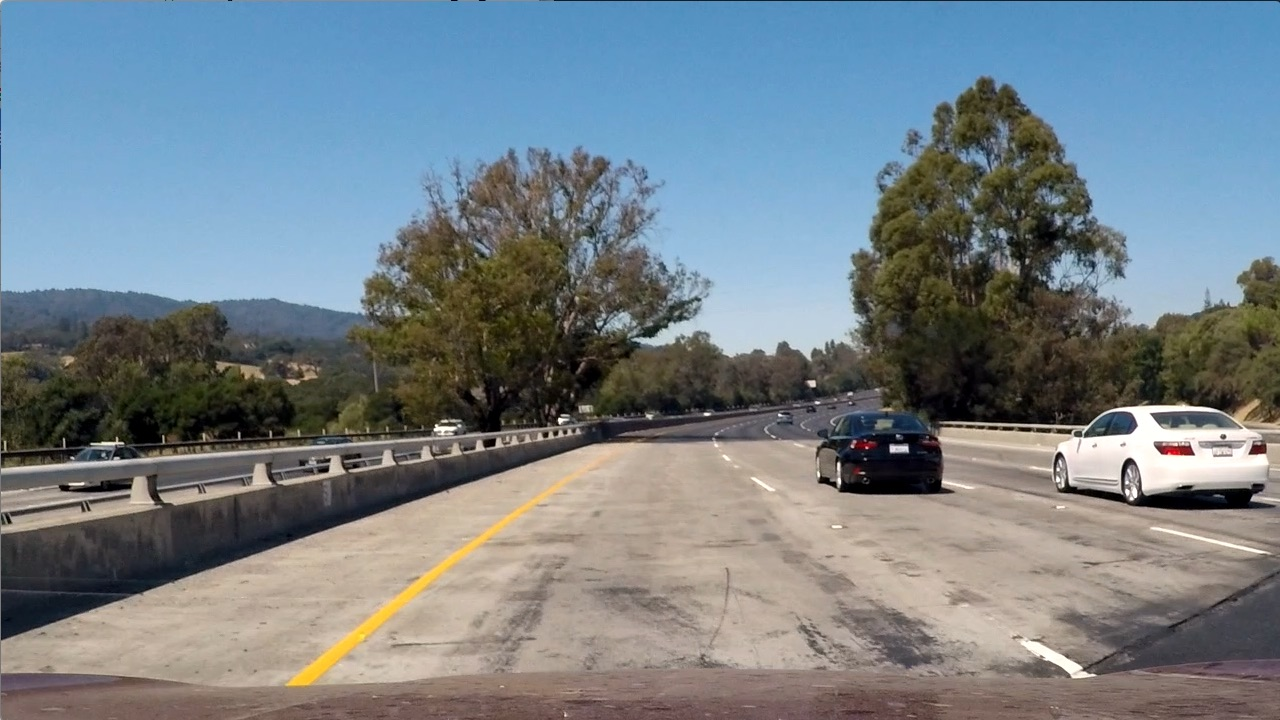
#> input picture test_images/test1.jpg, 1280 x 720 px; the run also reads 1 picture not shown here
$ jupyter execute --allow-errors pipeline.ipynb   (shell and % lines are left out)   (older library calls are emulated)
#> lines starting #> are read from the running program, lines starting #| are printed output that depends on the picture; after the words box and inside, x2 and y2 are one past the last pixel; in counts of white or black regions, pixels touching at a corner belong together
#> (a cell that did not finish here is left out)

[cell 2]
import numpy as np
import cv2
import matplotlib.pyplot as plt
import matplotlib.image as mpimg
import glob

import pickle as pickle
img = mpimg.imread('test_images/test1.jpg')
#> img is the input picture: shape (720, 1280, 3); mean R, G, B 117.5, 128.7, 135.5
dist_pickle = pickle.load( open( "wide_dist_pickle.p", "rb" ) )
#> (reads wide_dist_pickle.p from the repository)
mtx = dist_pickle["mtx"]
dist = dist_pickle["dist"]

# undistort the image using the parameters
undistorted = cv2.undistort(img,mtx,dist)
f, (ax1, ax2) = plt.subplots(1, 2, figsize=(24, 9))
f.tight_layout()
ax1.imshow(img)
ax1.set_title('Original', fontsize=25)
ax2.imshow(undistorted)
ax2.set_title('Undistorted', fontsize=25)
plt.subplots_adjust(left=0., right=1, top=0.9, bottom=0.)
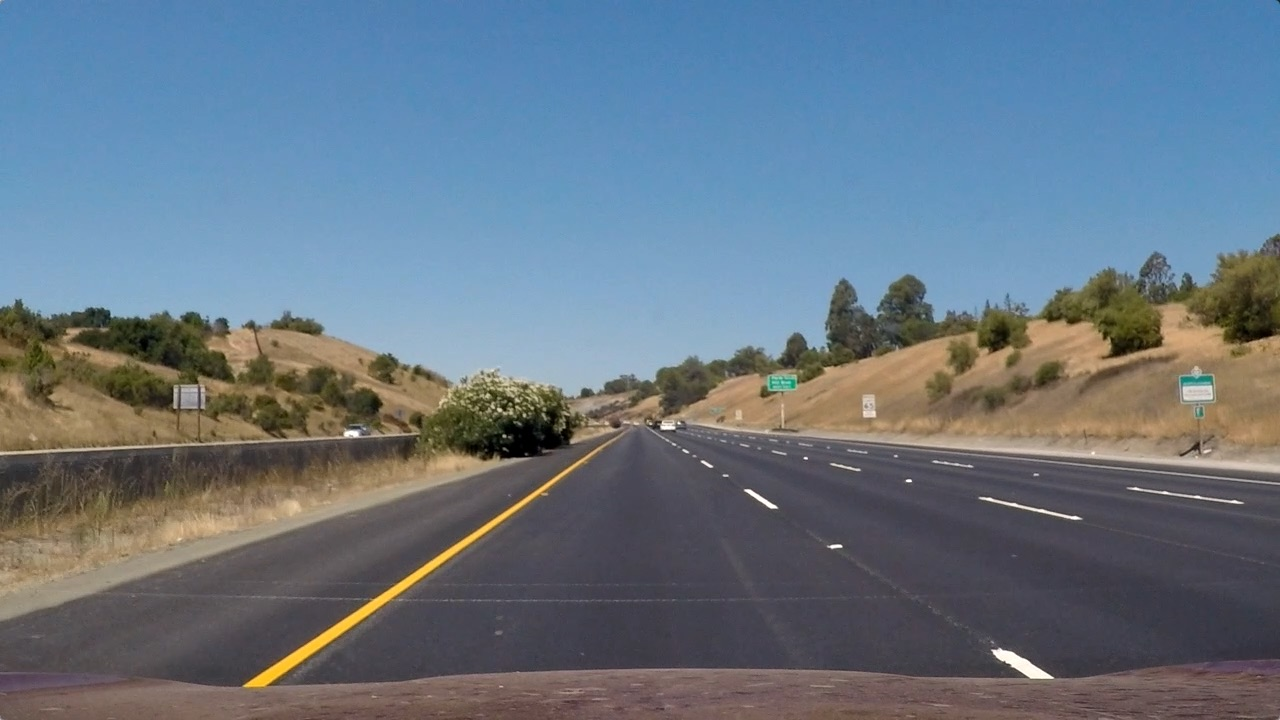
#> input picture test_images/straight_lines1.jpg, 1280 x 720 px
#> further down, img is the input picture: shape (720, 1280, 3); mean R, G, B 103.2, 117.7, 131.2

[cell 3]
'''
This function will help us apply the thresholds to the image at input
and return a thresholded image at output.

'''

def get_thresholded_image(img):
    img = cv2.undistort(img,mtx,dist)
    gray = cv2.cvtColor(img, cv2.COLOR_RGB2GRAY)
    height, width = gray.shape
    sx_binary = abs_sobel_thresh(gray, 'x', 10, 200)
#> in abs_sobel_thresh, `max_value = np.max(abs_sobel)`: max_value = 668
#> sx_binary: shape (720, 1280); values 0 (black) and 1 (white), 8.5% white; 3438 white regions (3005 under 20 px), largest, box (x1, y1, x2, y2) and area: (213, 345, 749, 707) 16418, (1125, 243, 1236, 307) 2148, (824, 272, 916, 363) 1855
    dir_binary = dir_threshold(gray, thresh=(np.pi/6, np.pi/2))
#> dir_binary: shape (720, 1280) float64; values 0 (black) and 1 (white), 67.4% white; black in thin lines or dots
    combined_condition = ((sx_binary == 1) & (dir_binary == 1))
#> combined_condition: shape (720, 1280) bool; 5.2% white in thin lines or dots, all inside (x1, y1, x2, y2) = (1, 242, 1279, 719)

    # R & G thresholds so that yellow lanes are detected well.
    color_threshold = 150
    R = img[:,:,0]
    G = img[:,:,1]
    color_combined = np.zeros_like(R)
    r_g_condition = (R > color_threshold) & (G > color_threshold)
#> r_g_condition: shape (720, 1280) bool; 5.1% white; 396 white regions (306 under 20 px), largest, box (x1, y1, x2, y2) and area: (314, 322, 735, 405) 14681, (43, 456, 519, 606) 6015, (686, 409, 1280, 476) 5894

    # get the S and L color channels
    hls = cv2.cvtColor(img, cv2.COLOR_RGB2HLS)
#> hls: shape (720, 1280, 3); mean of channels 0, 1, 2 87.3, 117.4, 66.4
    S = hls[:,:,2]
    L = hls[:,:,1]

    # S channel is used
    s_thresh = (100, 255)
    s_condition = (S > s_thresh[0]) & (S <= s_thresh[1])
#> s_condition: shape (720, 1280) bool; 33.4% white; 772 white regions (620 under 20 px), largest, box (x1, y1, x2, y2) and area: (0, 0, 1280, 316) 282474, (218, 453, 593, 707) 5280, (1115, 297, 1190, 358) 2511

    # L channel for better unshadowed edges
    l_thresh = (120, 255)
    l_condition = (L > l_thresh[0]) & (L <= l_thresh[1])
#> l_condition: shape (720, 1280) bool; 55.3% white; 154 black regions (120 under 20 px), largest, box (x1, y1, x2, y2) and area: (0, 244, 1280, 720) 404201, (1183, 415, 1271, 461) 1187, (352, 353, 407, 387) 1045

    # combine thresholds
    color_combined[(r_g_condition & l_condition) & (s_condition | combined_condition)] = 1

    # apply the region of interest mask
    # function taken from the Project 1, finding lane lines
    mask = np.zeros_like(color_combined)
    region_of_interest_vertices = np.array([[0,height-1], [width/2, int(0.5*height)], [width-1, height-1]], dtype=np.int32)
    cv2.fillPoly(mask, [region_of_interest_vertices], 1)
#> mask: shape (720, 1280); values 0 (black) and 1 (white), 25% white; 1 white region, box (x1, y1, x2, y2) and area: (0, 360, 1280, 720) 230860
    thresholded = cv2.bitwise_and(color_combined, mask)
#> color_combined: shape (720, 1280); values 0 (black) and 1 (white), 1.2% white; 983 white regions (943 under 20 px), largest, box (x1, y1, x2, y2) and area: (217, 446, 602, 706) 3470, (1190, 323, 1258, 348) 1119, (1004, 658, 1073, 694) 805

    return thresholded


'''
This function will apply the sobel treshold and
only take absolute values for this.
'''
def abs_sobel_thresh(gray, orient='x', thresh_min=0, thresh_max=255):
    if orient == 'x':
        sobel = cv2.Sobel(gray, cv2.CV_64F, 1, 0)
    else:
        sobel = cv2.Sobel(gray, cv2.CV_64F, 0, 1)
    abs_sobel = np.absolute(sobel)
    max_value = np.max(abs_sobel)
    binary_output = np.uint8(255*abs_sobel/max_value)
    threshold_mask = np.zeros_like(binary_output)
    threshold_mask[(binary_output >= thresh_min) & (binary_output <= thresh_max)] = 1
    return threshold_mask

def dir_threshold(gray, sobel_kernel=3, thresh=(0, np.pi/2)):
    sobel_x = cv2.Sobel(gray, cv2.CV_64F, 1, 0, ksize=sobel_kernel)
    sobel_y = cv2.Sobel(gray, cv2.CV_64F, 0, 1, ksize=sobel_kernel)
    abs_sobel_x = np.absolute(sobel_x)
    abs_sobel_y = np.absolute(sobel_y)
    direction = np.arctan2(abs_sobel_y,abs_sobel_x)
    direction = np.absolute(direction)

    # Create a binary mask where direction thresholds are met
    mask = np.zeros_like(direction)
    mask[(direction >= thresh[0]) & (direction <= thresh[1])] = 1
    # binary_output image
    return mask

[cell 4]
'''Application
Binary thresholded image'''
img = mpimg.imread('test_images/straight_lines1.jpg')
thresholded = get_thresholded_image(img)
#> thresholded: shape (720, 1280); values 0 (black) and 1 (white), 0.56% white; 168 white regions (159 under 20 px), largest, box (x1, y1, x2, y2) and area: (217, 446, 602, 706) 3470, (1004, 658, 1073, 694) 805, (745, 489, 778, 509) 161
img = cv2.undistort(img,mtx,dist)
cv2.imwrite('thresholded.jpg',thresholded)

# Plot the 2 images side by side
f, (ax1, ax2) = plt.subplots(1, 2, figsize=(24, 9))
f.tight_layout()
ax1.imshow(img)
ax1.set_title('Original Image', fontsize=25)
ax2.imshow(thresholded, cmap='gray')
ax2.set_title('Thresholded Image', fontsize=25)
plt.subplots_adjust(left=0., right=1, top=0.9, bottom=0.)

[cell 5]
# Vertices choosen by trial and error
imge = mpimg.imread('camera_cal/calibration11.jpg')
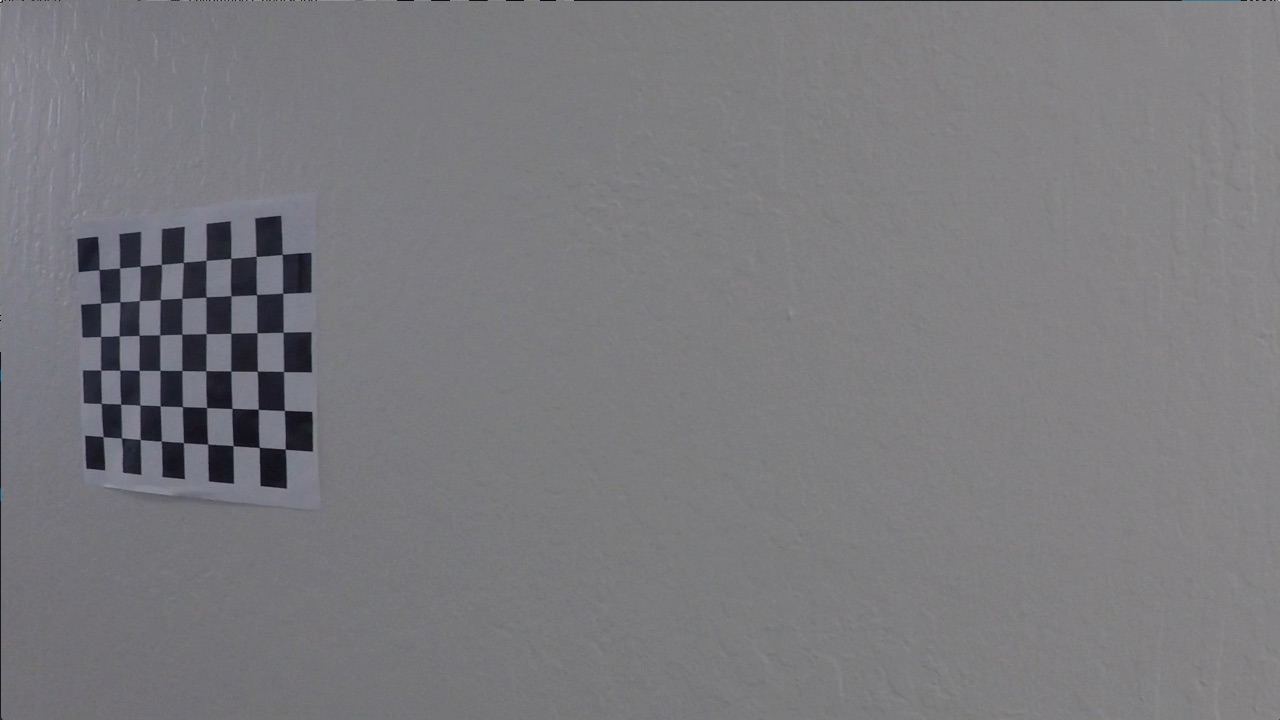
#> input picture camera_cal/calibration11.jpg, 1280 x 720 px
#> imge is the input picture: shape (720, 1280, 3); mean R, G, B 122.2, 121.7, 125.2
image_shape = imge.shape
bottom_left = [220,720]
bottom_right = [1110, 720]
top_left = [570, 470]
top_right = [722, 470]

source = np.float32([bottom_left,bottom_right,top_right,top_left])

pts = np.array([bottom_left,bottom_right,top_right,top_left], np.int32)
pts = pts.reshape((-1,1,2))
copy = img.copy()
cv2.polylines(copy,[pts],True,(255,0,0), thickness=5)
#> copy: shape (720, 1280, 3); mean R, G, B 104.9, 117.1, 130.7

# Destination points.
bottom_left = [320,720]
bottom_right = [920, 720]
top_left = [320, 1]
top_right = [920, 1]

dst = np.float32([bottom_left,bottom_right,top_right,top_left])
M = cv2.getPerspectiveTransform(source, dst)
M_inv = cv2.getPerspectiveTransform(dst, source)
img_size = (image_shape[1], image_shape[0])

warped = cv2.warpPerspective(thresholded, M, img_size , flags=cv2.INTER_LINEAR)
#> warped: shape (720, 1280); values 0 (black) and 1 (white), 1.9% white; 8 white regions (2 under 20 px), largest, box (x1, y1, x2, y2) and area: (298, 0, 326, 713) 13477, (890, 231, 918, 373) 2869, (904, 682, 927, 706) 431, (898, 517, 925, 530) 152, (892, 72, 903, 98) 82, (903, 72, 913, 98) 78

[cell 6]
f, (ax1, ax2) = plt.subplots(1, 2, figsize=(24, 9))
f.tight_layout()
ax1.imshow(copy)
ax1.set_title('Original Image', fontsize=25)
ax2.imshow(warped, cmap='gray')
ax2.set_title('Warped Image', fontsize=25)
plt.subplots_adjust(left=0., right=1, top=0.9, bottom=0.)

[cell 7]
histogram = np.sum(warped[int(warped.shape[0]/2):,:], axis=0)
#> histogram = 1280 values, max 353 at index 307, min 0 at index 0, mean 5.53

# left line
half_width = np.int(histogram.shape[0]/2)
leftx_base = np.argmax(histogram[:half_width])
#> leftx_base = 307

# right lane
rightx_base = np.argmax(histogram[half_width:]) + half_width
#> rightx_base = 908

print("postion of the left lane:", leftx_base, "postion of the right lane:", rightx_base)
#| postion of the left lane: 307 postion of the right lane: 908
plt.plot(histogram)
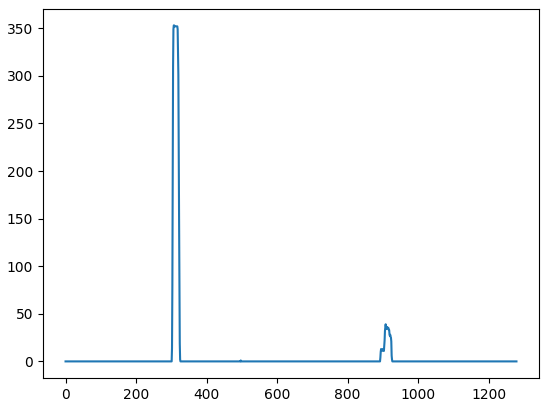
#> figure drawn by matplotlib, 1 panel; curve peaks at x = 307, y = 353

[cell 8]
'''polynomial function detection '''

out_img = np.dstack((warped, warped, warped))*255

non_zeros = warped.nonzero()
#> non_zeros = 17102 positions, rows 0 to 712, columns 298 to 926
non_zeros_y = non_zeros[0]
#> non_zeros_y = 17102 values from 0 to 712
non_zeros_x = non_zeros[1]
#> non_zeros_x = 17102 values, max 926 at index 16493, min 298 at index 542, mean 437.8

num_windows = 10
num_rows = warped.shape[0]
window_height = np.int(num_rows/num_windows)
window_half_width = 50

min_pixels = 100

left_coordinates = []
right_coordinates = []

for window in range(num_windows):
    y_max = num_rows - window*window_height
    y_min = num_rows - (window+1)* window_height

    left_x_min = leftx_base - window_half_width
    left_x_max = leftx_base + window_half_width

    cv2.rectangle(out_img, (left_x_min, y_min), (left_x_max, y_max), [0,0,255],2)

    good_left_window_coordinates = ((non_zeros_x >= left_x_min) & (non_zeros_x <= left_x_max) & (non_zeros_y >= y_min) & (non_zeros_y <= y_max)).nonzero()[0]
    left_coordinates.append(good_left_window_coordinates)

    if len(good_left_window_coordinates) > min_pixels:
        leftx_base = np.int(np.mean(non_zeros_x[good_left_window_coordinates]))

    right_x_min = rightx_base - window_half_width
    right_x_max = rightx_base + window_half_width

    cv2.rectangle(out_img, (right_x_min, y_min), (right_x_max, y_max), [0,0,255],2)

    good_right_window_coordinates = ((non_zeros_x >= right_x_min) & (non_zeros_x <= right_x_max) & (non_zeros_y >= y_min) & (non_zeros_y <= y_max)).nonzero()[0]
    right_coordinates.append(good_right_window_coordinates)

    if len(good_right_window_coordinates) > min_pixels:
        rightx_base = np.int(np.mean(non_zeros_x[good_right_window_coordinates]))
#> this loop made 10 passes
#> (left_x_min, left_x_max, leftx_base, right_x_min, right_x_max, rightx_base) on passes 1, 3, 5, 6, 7, 9: (257, 357, 310, 858, 958, 915), (262, 362, 312, 865, 965, 911), (263, 363, 314, 861, 961, 903), (264, 364, 314, 853, 953, 903), (264, 364, 314, 853, 953, 904), (262, 362, 311, 854, 954, 901)
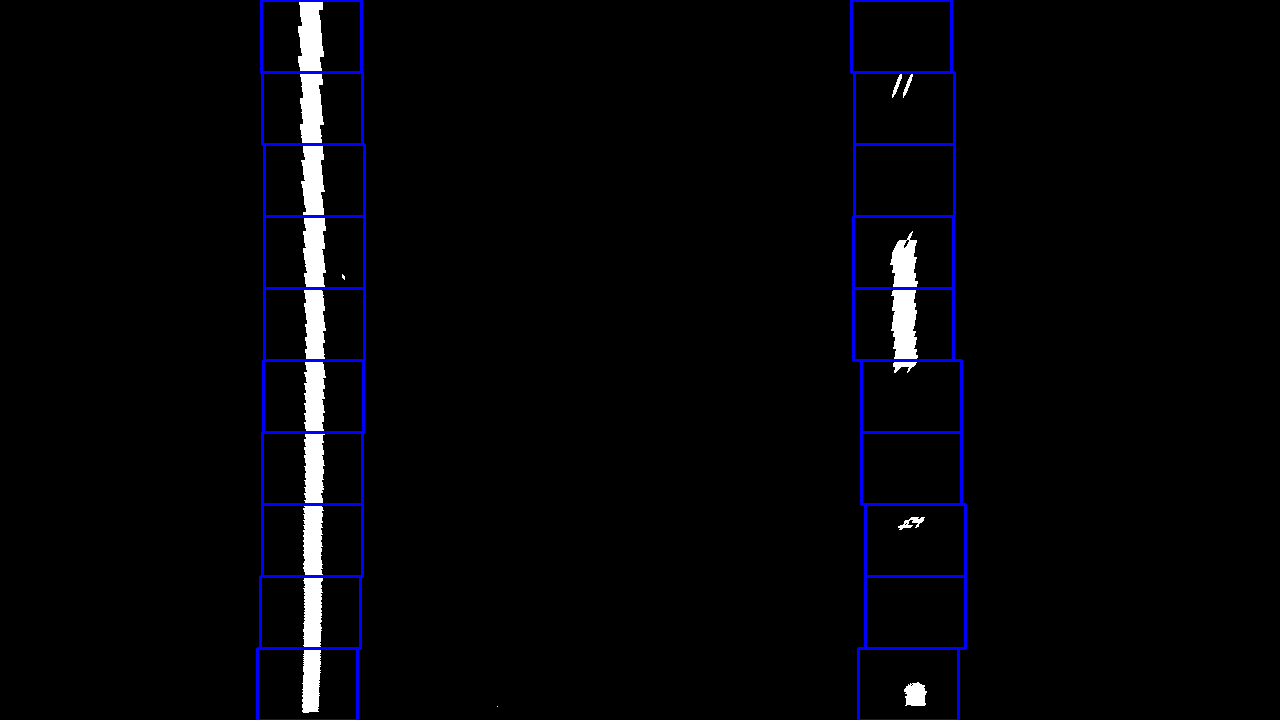
#> out_img: shape (720, 1280, 3); mean of channels 0, 1, 2 4.5, 4.5, 8.6; drawn as R, G, B
#> after the loop, left_coordinates = 10 items; right_coordinates = 10 items

left_coordinates = np.concatenate(left_coordinates)
#> left_coordinates = 13660 values, max 17101 at index 1079, min 0 at index 12066, mean 8489.2
right_coordinates = np.concatenate(right_coordinates)
#> right_coordinates = 3661 values, max 16997 at index 430, min 1594 at index 3498, mean 8780.8

out_img[non_zeros_y[left_coordinates], non_zeros_x[left_coordinates]] = [255,0,0]
out_img[non_zeros_y[right_coordinates], non_zeros_x[right_coordinates]] = [0,0,255]

left_x = non_zeros_x[left_coordinates]
#> left_x = 13660 values, max 344 at index 8938, min 298 at index 12608, mean 312.6
left_y = non_zeros_y[left_coordinates]
#> left_y = 13660 values, max 712 at index 1074, min 0 at index 12066, mean 341.4

polyfit_left = np.polyfit(left_y, left_x, 2)
#> polyfit_left = [-3.6e-05, 0.0268, 309.1]

right_x = non_zeros_x[right_coordinates]
#> right_x = 3661 values, max 926 at index 160, min 890 at index 2913, mean 905.5
right_y = non_zeros_y[right_coordinates]
#> right_y = 3661 values, max 705 at index 415, min 72 at index 3498, mean 349.3

polyfit_right = np.polyfit(right_y, right_x, 2)
#> polyfit_right = [3.62e-05, -0.00723, 902.9]

y_points = np.linspace(0, num_rows-1, num_rows)

left_x_predictions = polyfit_left[0]*y_points**2 + polyfit_left[1]*y_points + polyfit_left[2]
#> left_x_predictions = 720 values, max 314.1 at index 372, min 309.1 at index 0, mean 312.6

right_x_predictions = polyfit_right[0]*y_points**2 + polyfit_right[1]*y_points + polyfit_right[2]
#> right_x_predictions = 720 values, max 916.4 at index 719, min 902.5 at index 100, mean 906.5

[cell 9]
plt.imshow(out_img)
plt.plot(left_x_predictions, y_points, color='yellow')
plt.plot(right_x_predictions, y_points, color='yellow')
plt.xlim(0, warped.shape[1])
plt.ylim(warped.shape[0],0)
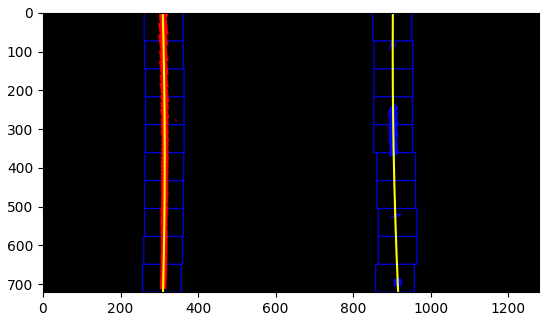
#> figure drawn by matplotlib, 1 panel
#> (the rest of the program and of its run is left out)
